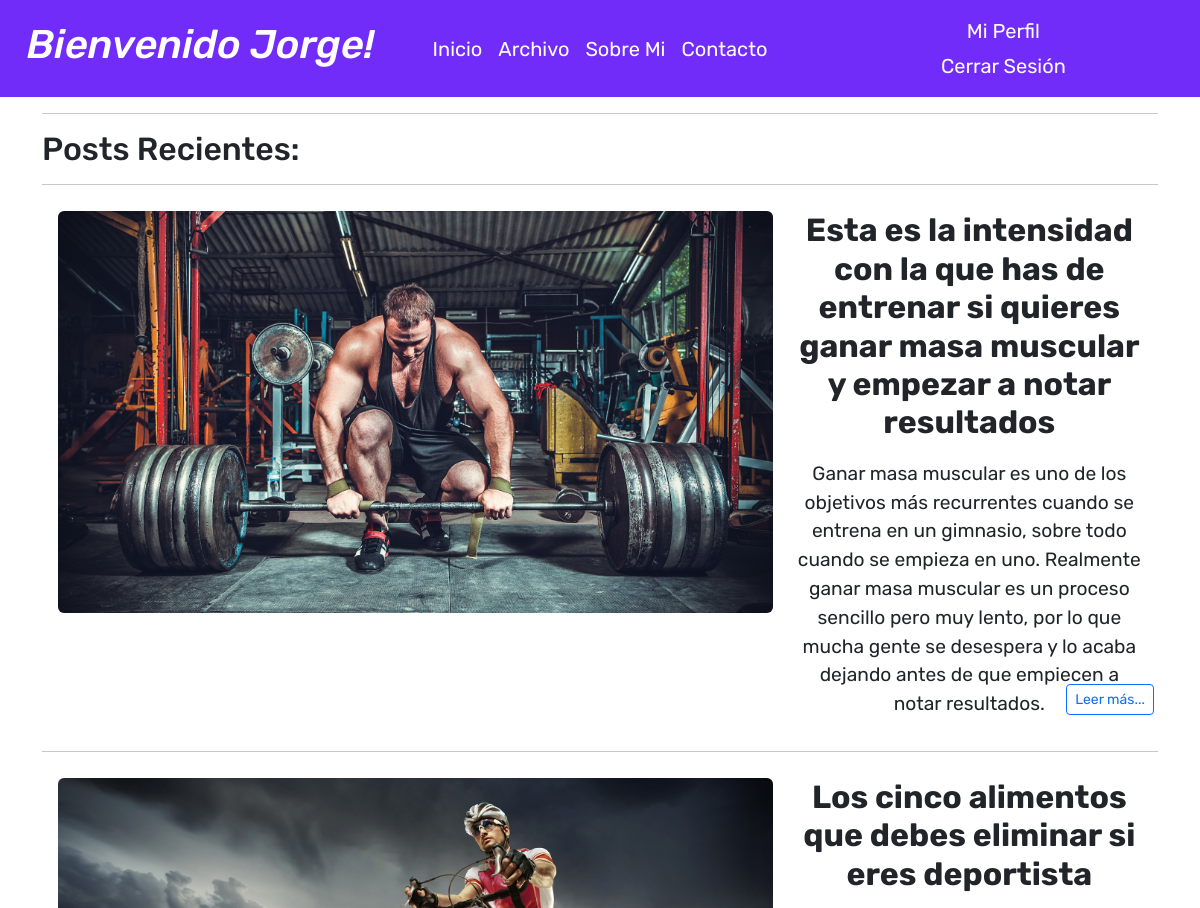
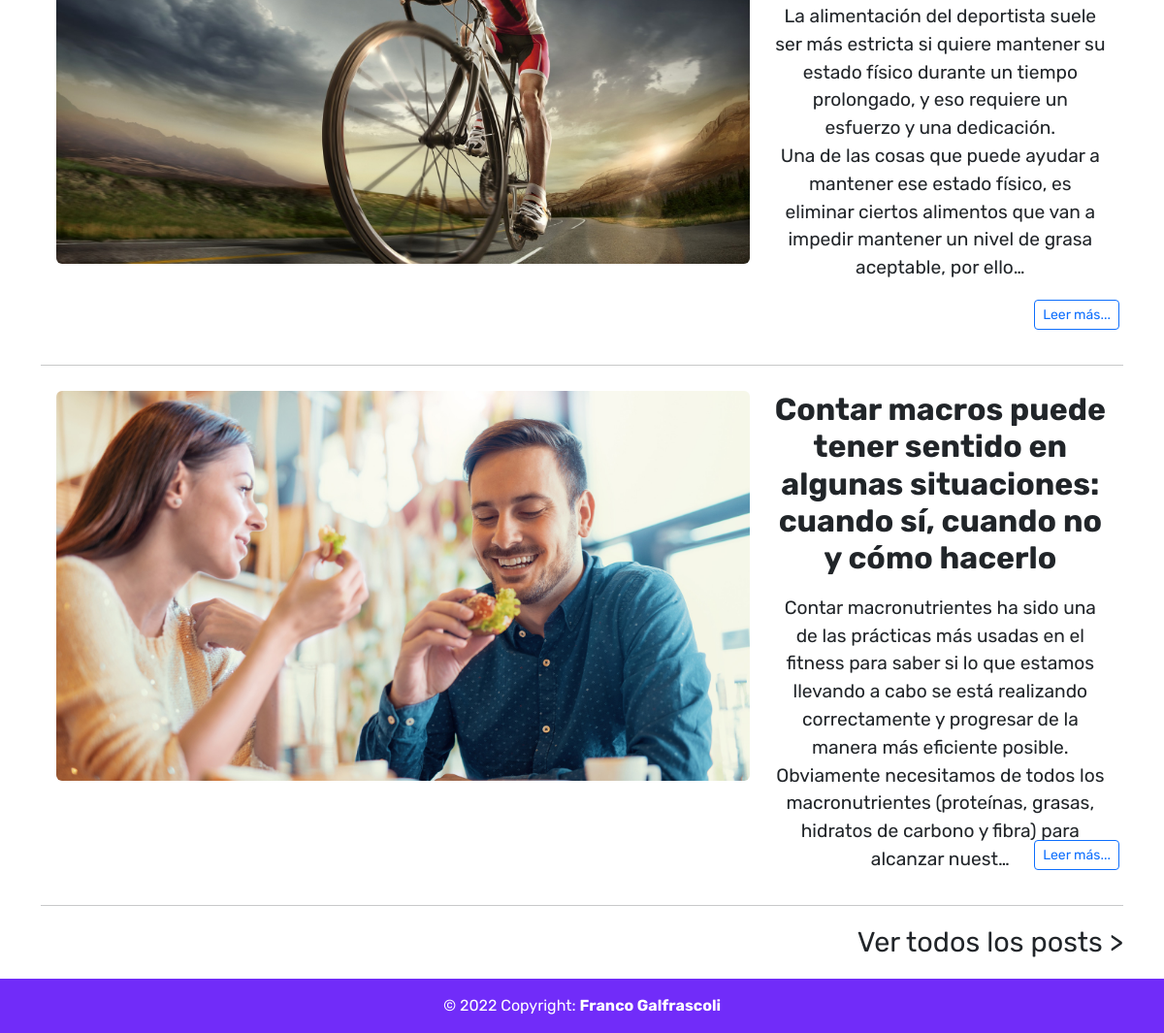
Screenshot of / (signed in) with the database file from the repository (2 pictures, top to bottom).
### blogdefranco/models.py (models this page shows, shortened)
class Post(models.Model):
    titulo = models.CharField(max_length= 500)
    epigrafe = models.TextField(max_length=700)
    autor = models.ForeignKey(User, on_delete=models.CASCADE)
    fecha = models.DateField(blank=False)
    imagen = models.ImageField(upload_to='post')
    cuerpo = RichTextField(blank=True, null=True)

### blogdefranco/views.py (the view)
# urls.py: path('', Lista.as_view(), name='Inicio' ),
class Lista(ListView):
    model = Post
    template_name = 'blogdefranco/inicio.html'
    ordering = ('-fecha', '-id')

### blogdefranco/templates/blogdefranco/inicio.html (shortened to what this page needs)
{% extends 'blogdefranco/base.html' %}
{% block body %}
<div class="container blogdefranco">
  <hr>
  <h2> Posts Recientes: </h2>
  <hr>
  {% for post in object_list%}
    <div class="row mx-1">
      <div class="col-8" style="height: 500px; padding-top: 10px">
        <img src=" {{ post.imagen.url }} " alt="post" class="rounded" id="imagen" style="max-width:100%; max-height:100%;">
      </div>
      <div class="col-4" style="padding-top: 10px; position:relative">
        <h5 style="font-size: 2em; text-align:center"><strong>{{post.titulo|safe}}</strong></h5>
        <p style="padding-top: 10px; font-size: 1.2em; text-align:center">{{post.epigrafe|truncatechars:330|safe}} </p>
        <div style="position:absolute; bottom:0; right:0; padding-bottom: 20px;">
          <a href="{% url 'Archivo' post.pk %}" class="btn btn-outline-primary float-end btn-sm">Leer más...</a>
        </div>
      </div>
    </div>
    <hr>
  {% endfor %}
</div>
<div class="container d-flex justify-content-end pb-3 blogdefranco">
  <a href="{% url 'All Posts'%}" style="font-size: 180%; text-decoration:none;" class="hov-ul text-dark disp-blk">Ver todos los posts ></a>
</div>
{% endblock %}

### blogdefranco/templates/blogdefranco/base.html (shortened to what this page needs)
{% load static %}
<!doctype html>
<html lang="es">
  <head>
    <link href="https://cdn.jsdelivr.net/npm/bootstrap@5.2.0-beta1/dist/css/bootstrap.min.css" rel="stylesheet">
  </head>
  <body style="height: 100vh; display: flex; flex-direction: column; font-family: 'Rubik', sans-serif; background-color: #fff;">
    <nav class="navbar navbar-expand-lg" style="color: #fff; background-color: #712cf9;">
      <div class="container-fluid d-flex align-items-center justify-content-between" style=" color: #fff">
        <div class="container d-flex align-items-center justify-content-center" style="padding-left: 0;">
          {% if user.is_authenticated %}
            <a href="{% url 'Inicio' %}" style="color: #fff; text-decoration:none"><h1><i>Bienvenido {{user.first_name}}!</i></h1></a>
          {% else %}
            <a href="{% url 'Inicio' %}" style="color: #fff; text-decoration:none"><h1>Blog de Franco</h1></a>
          {% endif %}
        </div>
        <div class="container d-flex align-items-center justify-content-center" style="color: #fff">
              <ul class="navbar-nav align-items-center" style="font-size: 20px; color: #fff; padding-left:0; padding-right:0">
                <li class="nav-item">
                  <a class="nav-link active" aria-current="page" href="{% url 'Inicio' %}" style="color: #fff;" >Inicio</a>
                </li>
                <li class="nav-item">
                  <a class="nav-link active" aria-current="page" href="{% url 'All Posts' %}" style="color: #fff;" >Archivo</a>
                </li>
                <li class="nav-item ">
                  <a class="nav-link active" aria-current="page" href="{% url 'Sobre Mi' %}" style="color: #fff;">Sobre Mi</a>
                </li>
                <li class="nav-item ">
                  <a class="nav-link active" aria-current="page" href="{% url 'Contacto' %}" style="color: #fff;">Contacto</a>
                </li>
              </ul>
        </div>
        <div class="container d-flex align-items-center text-center justify-content-center" style="color: #fff; padding-right:0">
              <ul class="navbar-nav" style="list-style: none;color: #fff; font-size: 20px;">
                <li class="nav-item" style="color: #fff;">
                  {% if user.is_authenticated %}
                    {% if request.user.is_staff %}
                      <a class="nav-link active" aria-current="page" href="{% url 'Crear Post' %}" style="color: #fff; padding-bottom:0px;  padding-right:0">Crear Post</a>
                      <a class="nav-link active" aria-current="page" href="{% url 'Perfil' user.id %}" style="color: #fff; padding-bottom:0px; padding-top:5px;  padding-right:0">Mi Perfil</a>
                      <a class="nav-link active" aria-current="page" href="{% url 'logout' %}" style="color: #fff; padding-top:5px;  padding-right:0">Cerrar Sesión</a>
                    {% else %}
                      <a class="nav-link active" aria-current="page" href="{% url 'Perfil' user.id %}" style="color: #fff; padding-bottom:0px;  padding-right:0">Mi Perfil</a>
                      <a class="nav-link active" aria-current="page" href="{% url 'logout' %}" style="color: #fff; padding-top:5px;  padding-right:0">Cerrar Sesión</a>
                    {% endif %}
                  {% else %}
                    <a class="nav-link" aria-current="page" href="{% url 'login' %}" style="color: #fff; padding-bottom:0px;  padding-right:0">Iniciar Sesión</a>
                    <a class="nav-link" aria-current="page" href="{% url 'Registrarse' %}" style="color: #fff; padding-top:5px;  padding-right:0">Registrarse</a>
                  {% endif %}
                </li>
              </ul>
        </div>
      </div>
    </nav>
    {% block body %}
    {% endblock %}
    <footer class="text-center text-white" style="margin-top: auto; background-color: #712cf9">
      <div class="text-center p-3">
        <a class="text-white" style="text-decoration: none;" href="{% url 'Sobre Mi' %}">© 2022 Copyright: <strong>Franco Galfrascoli</strong></a>
      </div>
    </footer>
  </body>
</html>

### blogdefranco/templates/blogdefranco/base.html (style rules this page uses)
html { overflow-y: scroll; }
.blogdefranco { animation-name: blogdefranco !important; animation-duration: 3s; }

### rows the page displays
Post: imagen (picture), titulo "Esta es la intensidad con la que has de entrenar si quieres ganar masa muscular y empezar a notar resultados", epigrafe "Ganar masa muscular es uno de los objetivos más recurrentes cuando se entrena en un gimnasio, sobre todo cuando se empieza en uno. Realmente ganar masa muscular es un proceso sencillo pero muy lento, por lo que mucha gente se desespera y lo acaba dejando antes de que empiecen a notar resultados."
Post: imagen (picture), titulo "Los cinco alimentos que debes eliminar si eres deportista", epigrafe "La alimentación del deportista suele ser más estricta si quiere mantener su estado físico durante un tiempo prolongado, y eso requiere un esfuerzo y una dedicación. Una de las cosas que puede ayudar a mantener ese estado físico, es eliminar ciertos alimentos que van a impedir mantener un nivel de grasa aceptable, por ello…"
Post: imagen (picture), titulo "Contar macros puede tener sentido en algunas situaciones: cuando sí, cuando no y cómo hacerlo", epigrafe "Contar macronutrientes ha sido una de las prácticas más usadas en el fitness para saber si lo que estamos llevando a cabo se está realizando correctamente y progresar de la manera más eficiente posible. Obviamente necesitamos de todos los macronutrientes (proteínas, grasas, hidratos de carbono y fibra) para alcanzar nuest…"

### other values shown
{{ user.first_name }} "Jorge"
